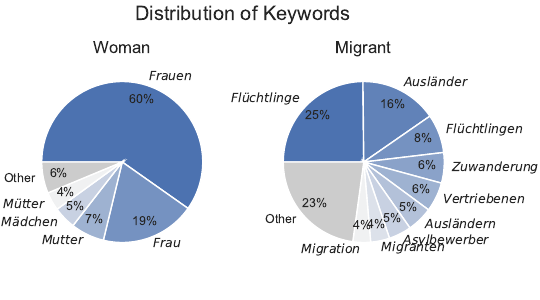

Write the Python code that produced this figure.
from matplotlib import pyplot as plt
from matplotlib import ticker as mtick
import seaborn as sns
import pandas as pd
import numpy as np
from scipy.ndimage import gaussian_filter1d

sns.set_theme(style='whitegrid')

dfs = {d: pd.read_json(r'../../Data/Model Predicted Data/%s-Predictions.json' % d) for d in ['Frau', 'Migrant']}
dfs = {d: df[['id', 'year', 'month', 'day', 'category', 'keyword']] for d, df in dfs.items()}
dfs['Frau']['category'] = 'Woman'

cp = sns.color_palette()


# distribution of keywords (Pie Duo)
plt.figure(figsize=(5.4, 3.0))
plt.subplots_adjust(left=0.04, right=0.86, top=0.82, bottom=0.10)
for r, (d, df) in enumerate(dfs.items()):
	plt.subplot(1, 2, r+1)
	
	dft = df.copy(deep=True)
	dft = dft.groupby('keyword').size().sort_values(ascending=False).reset_index()
	dft['percentage'] = dft[0].div(dft.sum()[0])
	drop = dft[dft['percentage'] < 0.035]
	dft['keyword'] = ['$%s$' % s for s in dft['keyword']]
	
	dft = dft.drop(drop.index)
	dft = dft.append({'keyword': 'Other', 0: drop.sum()[0], 'percentage': drop.sum()['percentage']}, ignore_index=True)
	
	plt.pie(
		x=dft['percentage'],
		labels=dft['keyword'],
		colors=sns.color_palette('light:b_r', n_colors=len(dft)-1) + [(0.8,)*3],
		startangle=180,
		counterclock=False,
		pctdistance=0.8,
		autopct='%.0f%%',
		textprops={'size': 9}
	)
	
	plt.title({'Frau': 'Woman'}.get(d, d))

plt.suptitle('Distribution of Keywords', x=0.45)
plt.savefig('DistributionOfKeywords.pdf')
plt.show()
